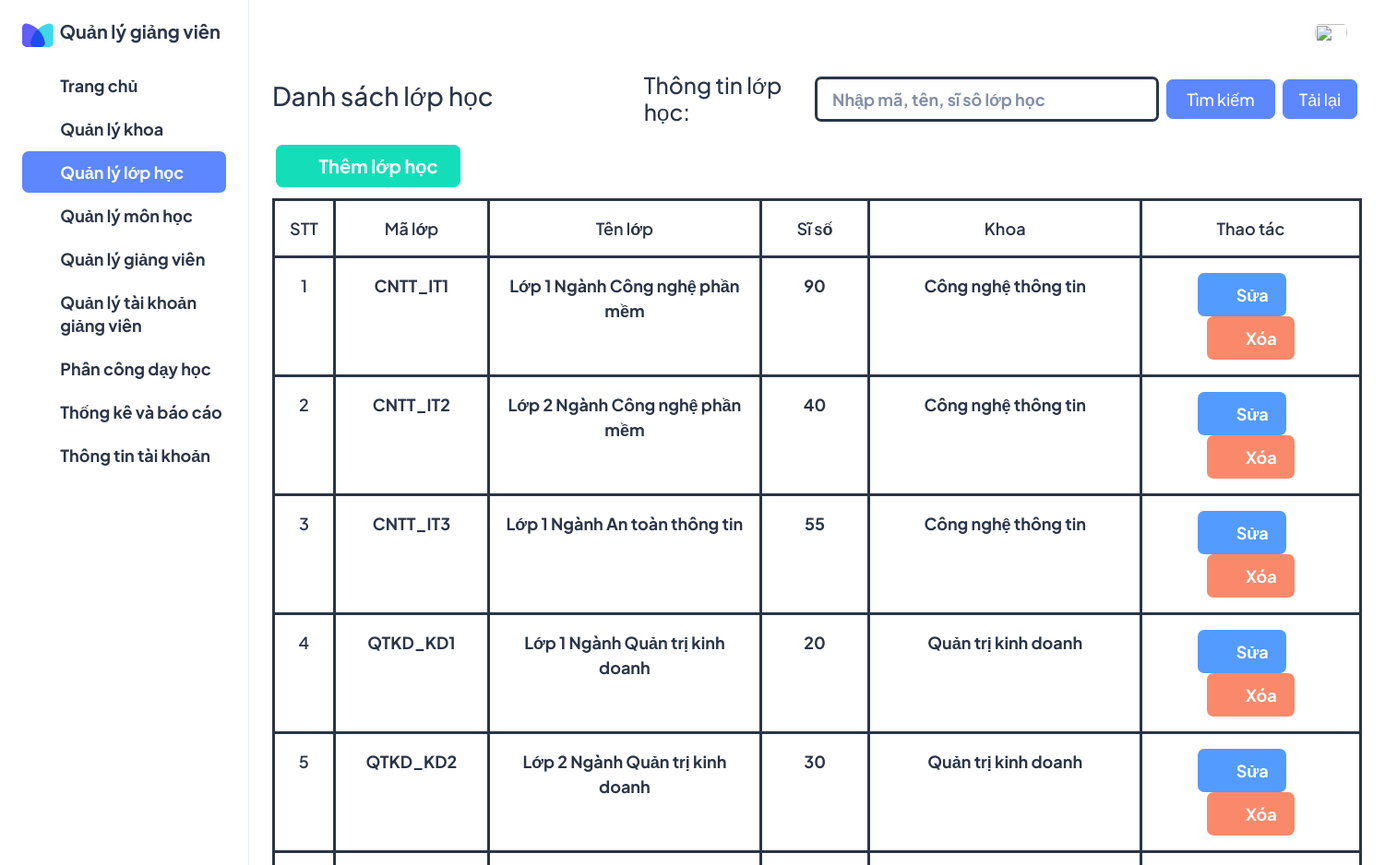
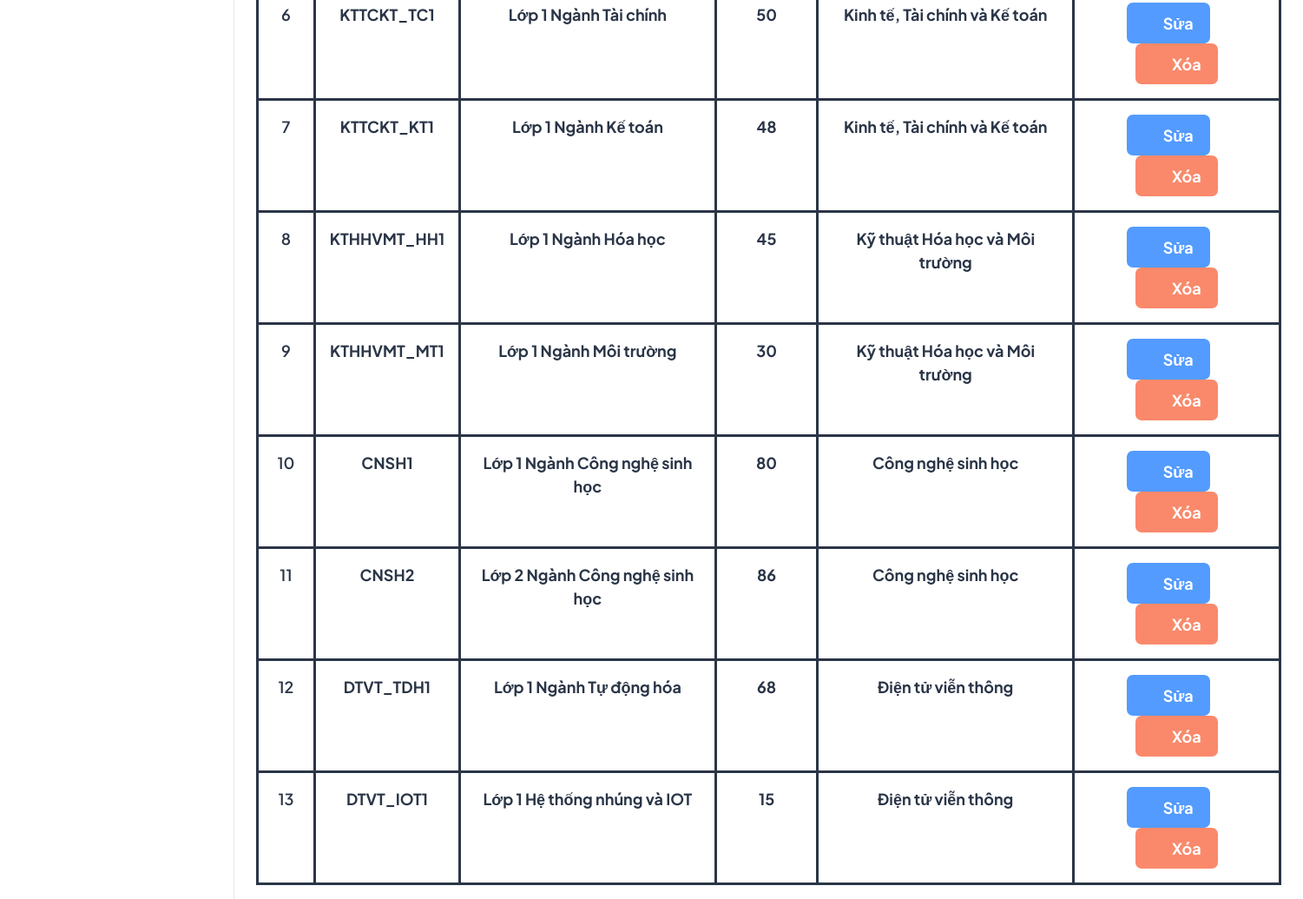
Screenshot of /lophoc/ with the database file from the repository (2 pictures, top to bottom).
### quanlygv/models.py (models this page shows, shortened)
class Lophoc(models.Model):
    id = models.AutoField(primary_key=True)
    ma_lop = models.CharField(max_length=20)
    ten_lop = models.CharField(max_length=128)
    si_so = models.PositiveIntegerField()
    khoa = models.ForeignKey(Khoa, on_delete=models.CASCADE)

class Khoa(models.Model):
    id = models.AutoField(primary_key=True)
    ma_khoa = models.CharField(max_length=20)
    ten_khoa = models.CharField(max_length=128)
    def __str__(self):
        return self.ten_khoa

### quanlygv/views.py (the view)
# urls.py: path('lophoc/', views.lophoc, name='lophoc'),
def lophoc(request):
    return render(request, 'lophoc/lophoc.html',{
        'all_lophoc': Lophoc.objects.all()
    })

### quanlygv/templates/lophoc/lophoc.html (shortened to what this page needs)
{% load static %}
<!doctype html>
<html lang="en">
<head>
  <link rel="stylesheet" href="{% static 'assets/css/styles.min.css' %}" />
</head>
<body>
    <div class="page-wrapper" id="main-wrapper" data-layout="vertical" data-navbarbg="skin6" data-sidebartype="full"
        data-sidebar-position="fixed" data-header-position="">
        <aside class="left-sidebar">
            <div>
                <div class="brand-logo d-flex align-items-center">
                    <a href="{% url 'trangchu' %}" class="text-nowrap logo-img">
                        <img src="{% static 'assets/images/favicon.png' %}" alt="" />
                        <span class="fs-6 ms-1 fw-bolder text-dark">
                          Quản lý giảng viên
                        </span>
                    </a>
                </div>
                <nav class="sidebar-nav scroll-sidebar" data-simplebar="">
                    <ul id="sidebarnav">
                        <li class="sidebar-item">
                            <a class="sidebar-link" href="{% url 'trangchu' %}" aria-expanded="false">
                                <span>
                                  <i class="ti ti-layout-dashboard"></i>
                                </span>
                                <span class="hide-menu fs-5 fw-bolder">Trang chủ</span>
                            </a>
                        </li>
                        <li class="sidebar-item">
                            <a class="sidebar-link" href="{% url 'khoa' %}" aria-expanded="false">
                                <span>
                                    <i class="ti ti-article"></i>
                                </span>
                                <span class="hide-menu fs-5 fw-bolder">Quản lý khoa</span>
                            </a>
                        </li>
                        <li class="sidebar-item">
                            <a class="sidebar-link" href="{% url 'lophoc' %}" aria-expanded="false">
                                <span>
                                    <i class="ti ti-home"></i>
                                </span>
                                <span class="hide-menu fs-5 fw-bolder">Quản lý lớp học</span>
                            </a>
                        </li>
                        <li class="sidebar-item">
                            <a class="sidebar-link" href="{% url 'monhoc' %}" aria-expanded="false">
                                <span>
                                    <i class="ti ti-cards"></i>
                                </span>
                                <span class="hide-menu fs-5 fw-bolder">Quản lý môn học</span>
                            </a>
                        </li>
                        <li class="sidebar-item">
                            <a class="sidebar-link" href="{% url 'giangvien' %}" aria-expanded="false">
                                <span>
                                    <i class="ti ti-user"></i>
                                </span>
                                <span class="hide-menu fs-5 fw-bolder">Quản lý giảng viên</span>
                            </a>
                        </li>
                        <li class="sidebar-item">
                            <a class="sidebar-link" href="{% url 'taikhoangv' %}" aria-expanded="false">
                              <span>
                                <i class="ti ti-users"></i>
                              </span>
                              <span class="hide-menu fs-5 fw-bolder">Quản lý tài khoản <br /> giảng viên</span>
                            </a>
                          </li>
                          <li class="sidebar-item">
                            <a class="sidebar-link" href="{% url 'phanconggv' %}" aria-expanded="false">
                              <span>
                                <i class="ti ti-typography"></i>
                              </span>
                              <span class="hide-menu fs-5 fw-bolder">Phân công dạy học</span>
                            </a>
                          </li>
                          <li class="sidebar-item">
                            <a class="sidebar-link" href="{% url 'thongkebaocao' %}" aria-expanded="false">
                              <span>
                                <i class="ti ti-chart-bar"></i>
                              </span>
                              <span class="hide-menu fs-5 fw-bolder">Thống kê và báo cáo</span>
                            </a>
                          </li>
                          <li class="sidebar-item">
                            <a class="sidebar-link" href="{% url 'thongtintk' %}" aria-expanded="false">
                              <span>
                                <i class="ti ti-user-minus"></i>
                              </span>
                              <span class="hide-menu fs-5 fw-bolder">Thông tin tài khoản</span>
                            </a>
                          </li>
                    </ul>
                </nav>
            </div>
        </aside>
        <div class="body-wrapper">
            <header class="app-header">
                <nav class="navbar navbar-expand-lg navbar-light">
                    <div class="navbar-collapse justify-content-end px-0" id="navbarNav">
                        <ul class="navbar-nav flex-row ms-auto align-items-center justify-content-end">
                            <li class="nav-item dropdown">
                                <a class="nav-link nav-icon-hover" href="javascript:void(0)" id="drop2" data-bs-toggle="dropdown"
                                  aria-expanded="false">
                                  <img src="{% static 'assets/images/' %}{{ request.session.anh }}" alt="" width="35" height="35" class="rounded-circle">
                                </a>
                              </li>
                        </ul>
                    </div>
                </nav>
                <nav class="navbar navbar-expand-lg navbar-light">
                    <div class="navbar-collapse justify-content px-0 row" id="navbarNav">
                        <h2 class="col-4">Danh sách lớp học</h2>
                        <div class="col-8">
                            <form action="{% url 'timkiemlophoc' %}" class="px-0 navbar-collapse justify-content" method="GET">
                                <label for="tk" class="h3 mt-2" style="width: 300px;">Thông tin lớp học: </label>
                                <input type="text" name="thongtin" class="form-control fw-bolder fs-5 border border-3 border-dark" id="tk"
                                    style="width: 580px;" placeholder="Nhập mã, tên, sĩ sô lớp học">
                                <button type="submit" class="btn btn-primary ms-2 fs-5" style="width: 170px;">Tìm
                                    kiếm</button>
                                <a href="{% url 'lophoc' %}" class="btn btn-primary ms-2 fs-5 me-2" style="width: 110px;">Tải
                                    lại</a>
                            </form>
                        </div>
                    </div>
                </nav>
                <nav class="navbar navbar-expand-lg navbar-light">
                    <div class="navbar-collapse justify-content px-0 row ms-1" id="navbarNav">
                        <a class="btn btn-success" href="{% url 'themlophoc' %}" style="width: 200px;">
                            <i class="ti ti-plus me-1 fs-6"></i>
                            <span class="fw-bolder fs-6">Thêm lớp học</span>
                        </a>
                    </div>
                </nav>
                <nav class="navbar navbar-expand-lg navbar-light">
                    <div class="navbar-collapse justify-content px-0" id="navbarNav">
                        <table class="table table-bordered fs-5 fw-bolder border-dark border-3 rounded-4 text-dark">
                            <thead>
                                <tr style="text-align: center;">
                                    <th scope="col" style="width: 5%;">STT</th>
                                    <th scope="col" style="width: 12%;">Mã lớp</th>
                                    <th scope="col" style="width: 25%;">Tên lớp</th>
                                    <th scope="col" style="width: 10%;">Sĩ số</th>
                                    <th scope="col" style="width: 25%;">Khoa</th>
                                    <th scope="col">Thao tác</th>
                                </tr>
                            </thead>
                            <tbody>
                                {% for lh in all_lophoc %}
                                <tr style="text-align: center;">
                                    <th>{{ forloop.counter }}</th>
                                    <td>{{ lh.ma_lop }}</td>
                                    <td>{{ lh.ten_lop }}</td>
                                    <td>{{ lh.si_so }}</td>
                                    <td>{{ lh.khoa }}</td>
                                    <td>
                                        <a class="btn btn-info" href="{% url 'sualophoc' lh.id %}">
                                            <i class="ti ti-pencil me-1 fs-6"></i>
                                            <span class="fw-bolder">Sửa</span>
                                        </a>&nbsp;&nbsp;&nbsp;&nbsp;&nbsp;&nbsp;
                                        <a class="btn btn-danger" href="javascript:void(0);" onclick="xoa('{{ lh.ma_lop }}')">
                                            <i class="ti ti-trash me-1 fs-6"></i>
                                            <span class="fw-bolder">Xóa</span>
                                        </a>
                                    </td>
                                </tr>
                                {% endfor %}
                            </tbody>
                        </table>
                    </div>
                </nav>
            </header>
        </div>
    </div>
</body>
</html>

### rows the page displays
Lophoc: ma_lop "CNTT_IT1", ten_lop "Lớp 1 Ngành Công nghệ phần mềm", si_so "90", khoa "Công nghệ thông tin"
Lophoc: ma_lop "CNTT_IT2", ten_lop "Lớp 2 Ngành Công nghệ phần mềm", si_so "40", khoa "Công nghệ thông tin"
Lophoc: ma_lop "CNTT_IT3", ten_lop "Lớp 1 Ngành An toàn thông tin", si_so "55", khoa "Công nghệ thông tin"
Lophoc: ma_lop "QTKD_KD1", ten_lop "Lớp 1 Ngành Quản trị kinh doanh", si_so "20", khoa "Quản trị kinh doanh"
Lophoc: ma_lop "QTKD_KD2", ten_lop "Lớp 2 Ngành Quản trị kinh doanh", si_so "30", khoa "Quản trị kinh doanh"
Lophoc: ma_lop "KTTCKT_TC1", ten_lop "Lớp 1 Ngành Tài chính", si_so "50", khoa "Kinh tế, Tài chính và Kế toán"
Lophoc: ma_lop "KTTCKT_KT1", ten_lop "Lớp 1 Ngành Kế toán", si_so "48", khoa "Kinh tế, Tài chính và Kế toán"
Lophoc: ma_lop "KTHHVMT_HH1", ten_lop "Lớp 1 Ngành Hóa học", si_so "45", khoa "Kỹ thuật Hóa học và Môi trường"
Lophoc: ma_lop "KTHHVMT_MT1", ten_lop "Lớp 1 Ngành Môi trường", si_so "30", khoa "Kỹ thuật Hóa học và Môi trường"
Lophoc: ma_lop "CNSH1", ten_lop "Lớp 1 Ngành Công nghệ sinh học", si_so "80", khoa "Công nghệ sinh học"
Lophoc: ma_lop "CNSH2", ten_lop "Lớp 2 Ngành Công nghệ sinh học", si_so "86", khoa "Công nghệ sinh học"
Lophoc: ma_lop "DTVT_TDH1", ten_lop "Lớp 1 Ngành Tự động hóa", si_so "68", khoa "Điện tử viễn thông"
Lophoc: ma_lop "DTVT_IOT1", ten_lop "Lớp 1 Hệ thống nhúng và IOT", si_so "15", khoa "Điện tử viễn thông"
